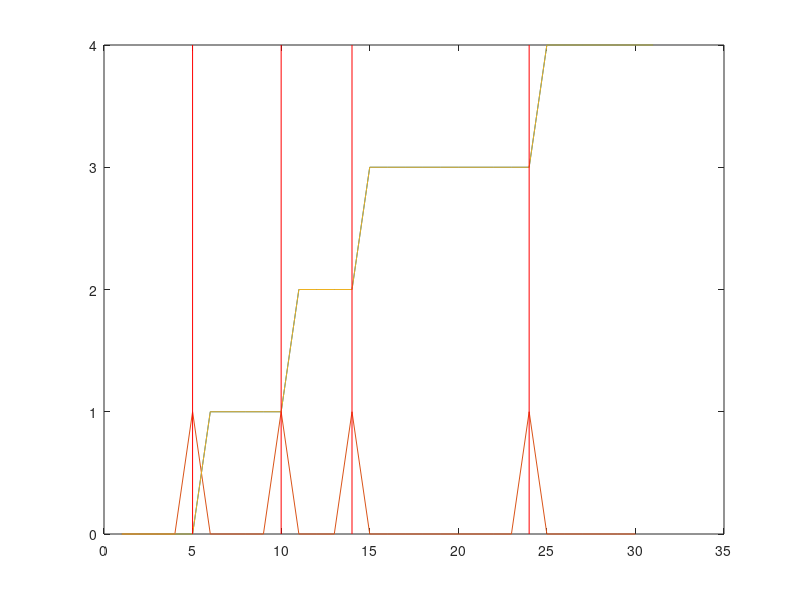

Source code (MATLAB):
clear all
close all
X = [0 0 0 0 0 1 1 1 1 1 2 2 2 2 3 3 3 3 3 3 3 3 3 3 4 4 4 4 4 4 4]; % the input data
fig=figure; hax=axes; 
plot(X)

hold on

Xd = diff(X);  % differentiating it and putting a 1 where it changes

plot(Xd)

M = find(Xd') %finding the indices of 1s 



hold on 
plot(1:length(X),X) 
SP=1; %your point goes here 
for i = 1:length(M)
    line([M(i) M(i)], get(hax,'YLim'),'Color','red')
end
